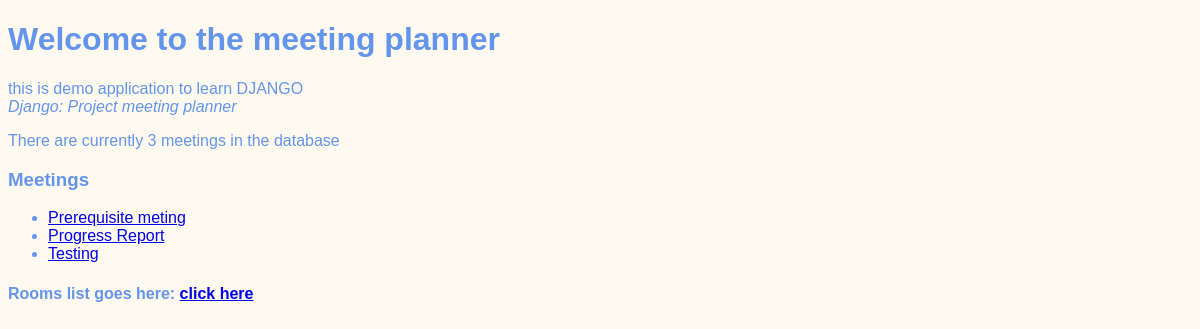
Before: / with the older database file.
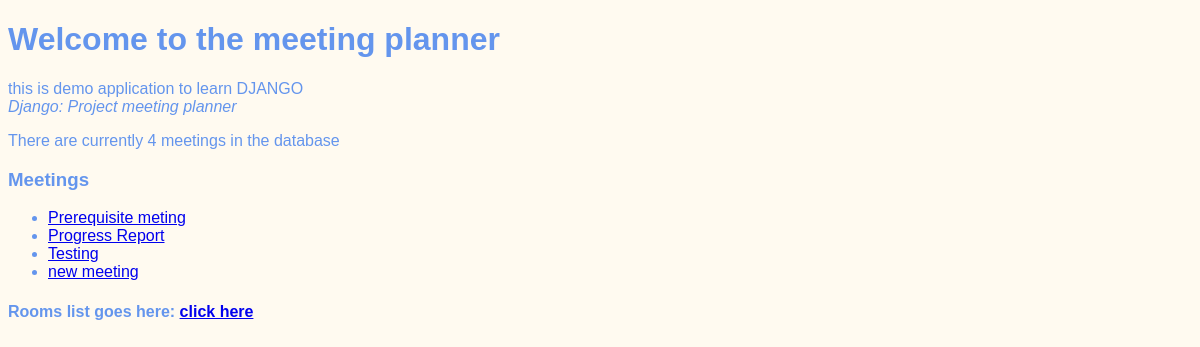
After: the same page with the newer database file.
### meetings_app/models.py (models this page shows, shortened)
class Meeting(models.Model):
    title= models.CharField(max_length=150)
    date=models.DateField()
    start_time=models.TimeField(default=time(9))
    duration=models.IntegerField(default=1)
    room=models.ForeignKey(Room,on_delete=models.CASCADE)

### website_app/views.py (the view)
# urls.py: path('',welcome,name='home'),
def welcome(request):
    context={
        'num_meetings':Meeting.objects.count(),
        'meetings':Meeting.objects.all(),
    }
    return render(request,'website/welcome.html',context)

### templates/website/welcome.html (shortened to what this page needs)
{% extends "base.html" %}
{% block content %}
    <h1>Welcome to the meeting planner</h1>
    <p>
      this is demo application to learn DJANGO <br>
      <em>Django: Project meeting planner</em>
    </p>
    <p>There are currently {{num_meetings}} meetings in the database</p>
    <h3>Meetings</h3>
    <ul>
      {% for meet in meetings %}
        <li>
          <a href="{% url "detail" meet.id %}">
            {{meet.title}}
          </a>
        </li>
      {% endfor %}
    </ul>
    <h4>Rooms list goes here: <a href="{% url "rooms" %}">click here</a></h4>
    {% endblock content %}

### templates/base.html (shortened to what this page needs)
{% load static %}
<!DOCTYPE html>
<html lang="en">
<head>
    <link rel="stylesheet" href="{% static 'website/style.css' %}">
</head>
<body>
    {% block content %}
    {% endblock content %}
</body>
</html>

### static/website/style.css (style rules this page uses)
body { font-family: sans-serif; color: cornflowerblue; background-color: floralwhite; }

Changed rows visible on the page:
added Meeting: title "new meeting"
Other visible differences:
{{ num_meetings }}: "3" → "4"
